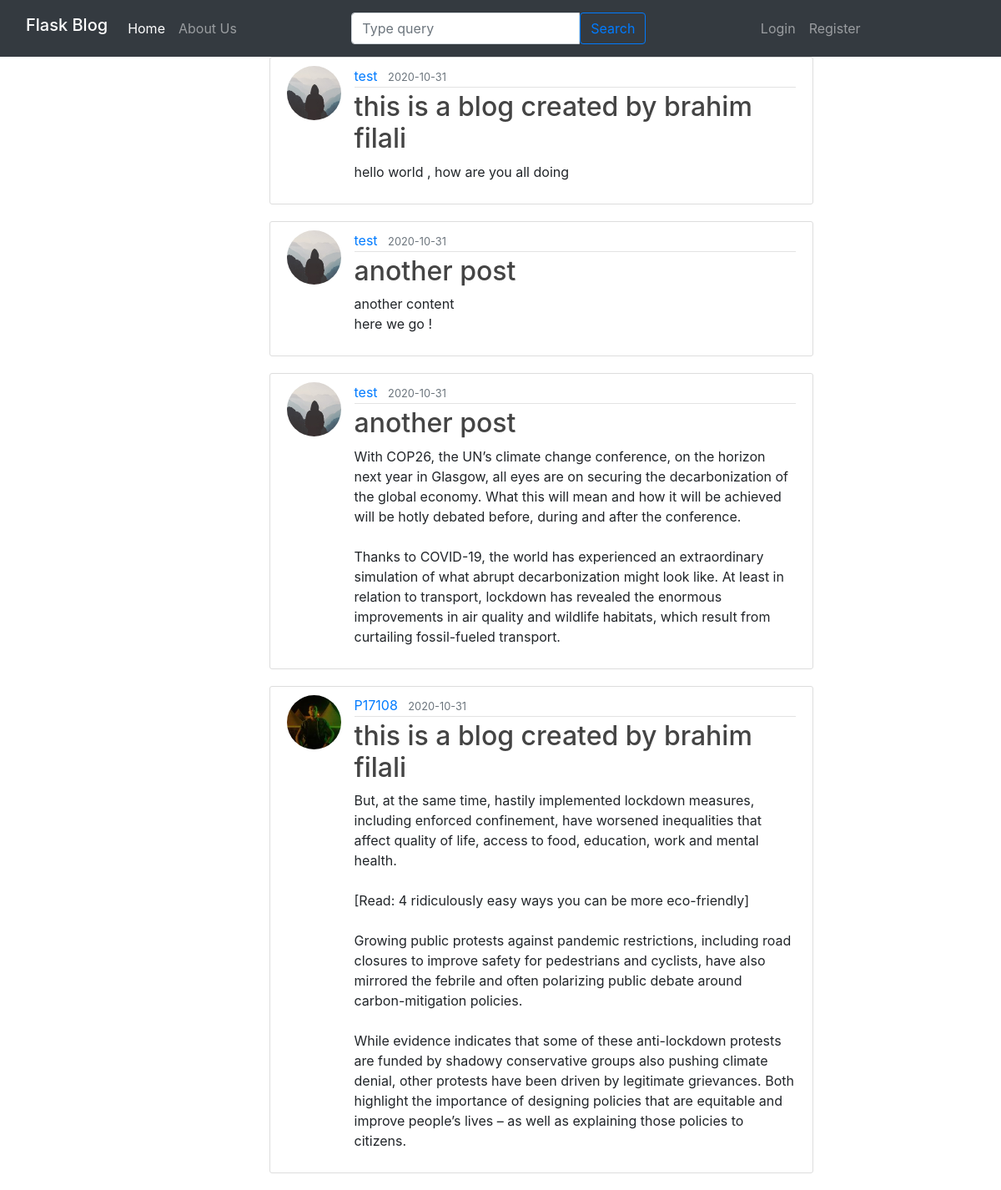
Page /home on the earlier database version.
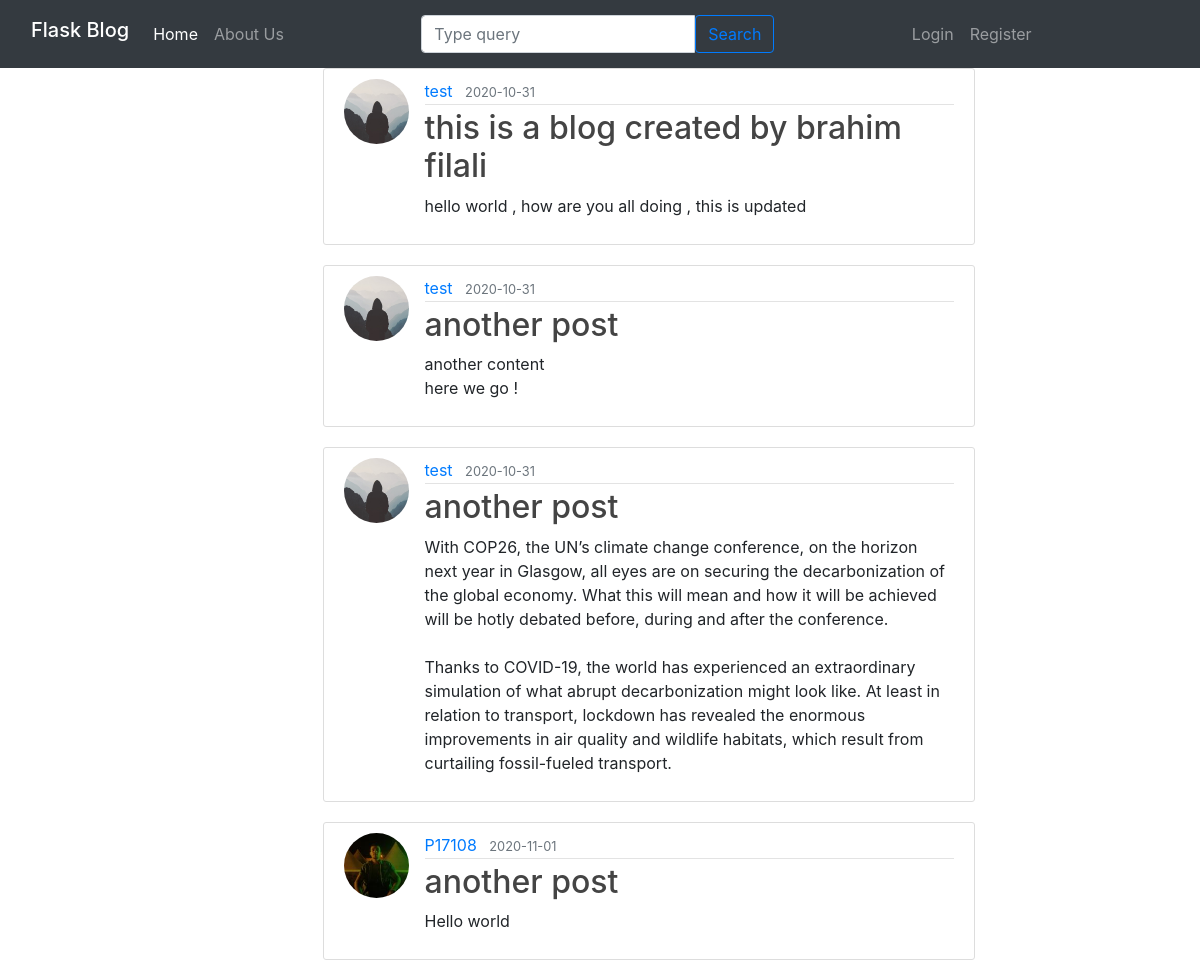
Same page on the later database version.
### flaskblog/models.py (models this page shows, shortened)
class Post(db.Model ,UserMixin):
    id = db.Column(db.Integer , primary_key = True)
    title = db.Column(db.String(20) , nullable = False )
    content = db.Column(db.Text, nullable = False )
    date_posted = db.Column(db.DateTime , default=datetime.utcnow)
    user_id = db.Column(db.Integer , db.ForeignKey('user.id'))

class User(db.Model ,UserMixin):
    id = db.Column(db.Integer , primary_key = True)
    username = db.Column(db.String(20) , unique = True , nullable = False )
    email = db.Column(db.String(120) , unique = True , nullable = False )
    image_file = db.Column(db.String(40) , nullable = False , default = 'default.jpg')
    password = db.Column(db.String(60) , nullable = False)
    posts = db.relationship('Post' , backref = 'author')

### flaskblog/routes.py (the view)
@app.route("/")
@app.route("/home")
def home():
    posts = Post.query.all()
    return render_template('home.html' , title = "Home page" , posts = posts )

### flaskblog/templates/home.html (shortened to what this page needs)
{% extends 'layout.html' %}
{% block link_css %}
    <link rel="stylesheet" type="text/css" href="{{ url_for('static', filename='home.css') }}">
{% endblock %}
{% block content %}
<div class="row">
    <div class="col-md-3">
    </div>
    <div class="col-md-7">
        {% for post in posts %}
            <article class="media content-section">
              <img class="rounded-circle article-img" src="{{ url_for('static', filename='profile_pics/' + post.author.image_file) }}">
              <div class="media-body">
                <div class="article-metadata">
                  <a class="mr-2" href="#">{{ post.author.username }}</a>
                  <small class="text-muted">{{ post.date_posted.strftime('%Y-%m-%d') }}</small>
                </div>
                <h2><a class="article-title" href=" {{ url_for('post' , post_id = post.id) }} ">{{ post.title }}</a></h2>
                <p class="article-content">{{ post.content }}</p>
              </div>
            </article>
        {% endfor%}
    </div>
</div>
{% endblock content %}

### flaskblog/templates/layout.html (shortened to what this page needs)
<!DOCTYPE html>
<html>
<head>
    <link rel="stylesheet" type="text/css" href="{{ url_for('static', filename='main.css') }}">
    <link rel="stylesheet" href="https://cdn.jsdelivr.net/npm/bootstrap@4.5.3/dist/css/bootstrap.min.css">
    {% block link_css %}
    {% endblock %}
</head>
<body>
  <header>
    <nav class="navbar navbar-expand-lg navbar-dark bg-dark fixed-navbar ">
      <div class="container-fluid">
        <h3 class="navbar-brand" >Flask Blog</h3>
        <div class="collapse navbar-collapse" id="navbarSupportedContent">
          <ul class="navbar-nav mr-auto mb-2 mb-lg-0">
            <li class="nav-item">
              <a class="nav-link active" aria-current="page" href="{{ url_for('home') }}">Home</a>
            </li>
            <li class="nav-item">
              <a class="nav-link" href="{{ url_for('about') }}">About Us</a>
            </li>
          </ul>
          <form class="d-flex input-group w-auto mr-auto">
            <input
              type="search"
              class="form-control"
              placeholder="Type query"
              aria-label="Search"
            />
            <button class="btn btn-outline-primary" type="button" data-ripple-color="dark">
              Search
            </button>
          </form>
          <ul class="navbar-nav mr-auto mb-2 mb-lg-0">
            {% if current_user.is_authenticated %}
            <li class="nav-item">
              <a class="nav-link" href="{{ url_for('account') }}">Account</a>
            </li>
            <li class="nav-item">
              <a class="nav-link" href="{{ url_for('logout') }}">Logout</a>
            </li>
            {% else %}
            <li class="nav-item">
              <a class="nav-link" href="{{ url_for('login') }}">Login</a>
            </li>
            <li class="nav-item">
              <a class="nav-link" href="{{ url_for('register') }}">Register</a>
            </li>
            {% endif %}
          </ul>
        </div>
      </div>
    </nav>
  </header>
  <main>
    <div class="container-fluid">
          <div class="col-md">
            {% block content %}{% endblock %}
          </div>
    </div>
  </main>
</body>
</html>

### flaskblog/static/main.css (style rules this page uses)
.article-img { max-width: 100%; min-width: 50px; height: auto; border-radius: 50%; }
body { background: #fafafa; color: #333333; margin-top: 5rem; }
h1, h2, h3, h4, h5, h6 { color: #444444; }
.content-section { background: #ffffff; padding: 10px 20px; border: 1px solid #dddddd; border-radius: 3px; margin-bottom: 20px; }
.article-title { color: #444444; }
.article-content { white-space: pre-line; }
.article-img { height: 65px; width: 65px; margin-right: 16px; }
.article-metadata { padding-bottom: 1px; margin-bottom: 4px; border-bottom: 1px solid #e3e3e3 }
.navbar a { float: left; display: block; color: #f2f2f2; text-align: center; padding: 14px 16px; text-decoration: none; }

Differences in the rows shown:
removed Post: image_file (picture), author.username "P17108", date_posted "2020-10-31", title "this is a blog created by brahim filali", content "But, at the same time, hastily implemented lockdown measures, including enforced confinement, have worsened inequalities that affect quality of life, access to food, education, work and mental health. [Read: 4 ridiculously easy ways you can be more eco-friendly] Growing public protests against pandemic restrictions, including road closures to improve safety for pedestrians and cyclists, have also mirrored the febrile and often polarizing public debate around carbon-mitigation policies. While evidence indicates that some of these anti-lockdown protests are funded by shadowy conservative groups also pushing climate denial, other protests have been driven by legitimate grievances. Both…"
changed Post "this is a blog created by brahim filali": content "hello world , how are you all doing" → "hello world , how are you all doing , this is updated"
added Post: image_file (picture), author.username "P17108", date_posted "2020-11-01", title "another post", content "Hello world"
